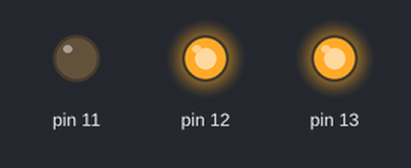
Recording of a sketch running on a simulated Arduino Uno, built with avr-gcc and run on an emulated ATmega328P. Parts: output pins drawn as LEDs (lit = HIGH).

Above: at 0.5 s.
At 1.5 s:
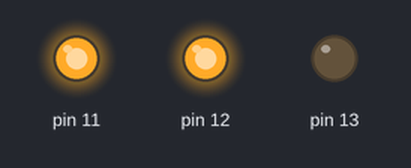
At 5.5 s:
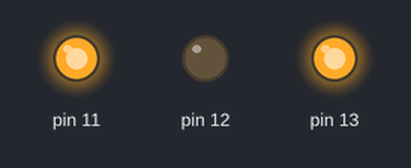
Timing chart, 0 to 6.9 s (numbered marks = the images above):
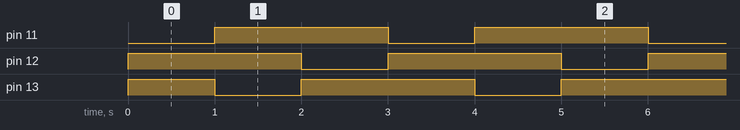

The sketch:

BlinkTwoMultipleLED.ino
```cpp
//Blink Two LEDs at a same time
void setup() {
  // put your setup code here, to run once:
  pinMode(13, OUTPUT);
  pinMode(12, OUTPUT);
  pinMode(11, OUTPUT);
}

void loop() {
  // put your main code here, to run repeatedly:
  //I write 1000 for each but in practical LED off for 2 seconds.
  digitalWrite(13, HIGH);
  digitalWrite(12, HIGH);
  digitalWrite(11, LOW);
  delay(1000);

  digitalWrite(13, LOW);
  digitalWrite(12, HIGH);
  digitalWrite(11, HIGH);
  delay(1000);

  digitalWrite(12, LOW);
  digitalWrite(13, HIGH);
  digitalWrite(11, HIGH);
  delay(1000);

}
```

Measured:
- by itself, pin 11, pin 12: alternates HIGH for 2.0 s and LOW for 1.0 s
- by itself, pin 13: repeats every 3.0 s: LOW 1.0 s, HIGH 2.0 s
- by itself, everything shown: repeats every 3.0 s, in 3 steps
